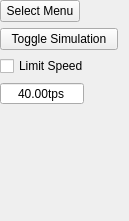
<?xml version="1.0" encoding="UTF-8"?>
<ui version="4.0">
 <class>Controls</class>
 <widget class="QWidget" name="Controls">
  <property name="geometry">
   <rect>
    <x>0</x>
    <y>0</y>
    <width>129</width>
    <height>221</height>
   </rect>
  </property>
  <property name="windowTitle">
   <string>Controls</string>
  </property>
  <layout class="QVBoxLayout" name="verticalLayout_2">
   <property name="leftMargin">
    <number>0</number>
   </property>
   <property name="topMargin">
    <number>0</number>
   </property>
   <property name="rightMargin">
    <number>0</number>
   </property>
   <property name="bottomMargin">
    <number>0</number>
   </property>
   <item>
    <widget class="QPushButton" name="SelectMenu">
     <property name="sizePolicy">
      <sizepolicy hsizetype="Maximum" vsizetype="Maximum">
       <horstretch>0</horstretch>
       <verstretch>0</verstretch>
      </sizepolicy>
     </property>
     <property name="text">
      <string>Select Menu</string>
     </property>
    </widget>
   </item>
   <item>
    <widget class="QWidget" name="EvalControls" native="true">
     <layout class="QVBoxLayout" name="verticalLayout">
      <property name="leftMargin">
       <number>0</number>
      </property>
      <property name="topMargin">
       <number>0</number>
      </property>
      <property name="rightMargin">
       <number>0</number>
      </property>
      <property name="bottomMargin">
       <number>0</number>
      </property>
      <item>
       <widget class="QPushButton" name="StartSim">
        <property name="sizePolicy">
         <sizepolicy hsizetype="Maximum" vsizetype="Maximum">
          <horstretch>0</horstretch>
          <verstretch>0</verstretch>
         </sizepolicy>
        </property>
        <property name="minimumSize">
         <size>
          <width>118</width>
          <height>0</height>
         </size>
        </property>
        <property name="maximumSize">
         <size>
          <width>16777215</width>
          <height>32</height>
         </size>
        </property>
        <property name="text">
         <string>Toggle Simulation</string>
        </property>
        <property name="iconSize">
         <size>
          <width>16</width>
          <height>16</height>
         </size>
        </property>
        <property name="checkable">
         <bool>true</bool>
        </property>
       </widget>
      </item>
      <item>
       <widget class="QCheckBox" name="UseSpeed">
        <property name="maximumSize">
         <size>
          <width>16777215</width>
          <height>16777215</height>
         </size>
        </property>
        <property name="text">
         <string>Limit Speed</string>
        </property>
        <property name="iconSize">
         <size>
          <width>16</width>
          <height>5</height>
         </size>
        </property>
        <property name="checked">
         <bool>false</bool>
        </property>
       </widget>
      </item>
      <item>
       <widget class="QDoubleSpinBox" name="Speed">
        <property name="sizePolicy">
         <sizepolicy hsizetype="Maximum" vsizetype="Fixed">
          <horstretch>0</horstretch>
          <verstretch>0</verstretch>
         </sizepolicy>
        </property>
        <property name="alignment">
         <set>Qt::AlignmentFlag::AlignCenter</set>
        </property>
        <property name="buttonSymbols">
         <enum>QAbstractSpinBox::ButtonSymbols::NoButtons</enum>
        </property>
        <property name="suffix">
         <string>tps</string>
        </property>
        <property name="minimum">
         <double>0.010000000000000</double>
        </property>
        <property name="maximum">
         <double>100000.000000000000000</double>
        </property>
        <property name="value">
         <double>40.000000000000000</double>
        </property>
       </widget>
      </item>
     </layout>
    </widget>
   </item>
   <item>
    <spacer name="verticalSpacer">
     <property name="orientation">
      <enum>Qt::Orientation::Vertical</enum>
     </property>
     <property name="sizeHint" stdset="0">
      <size>
       <width>20</width>
       <height>88</height>
      </size>
     </property>
    </spacer>
   </item>
  </layout>
 </widget>
 <resources/>
 <connections/>
</ui>
